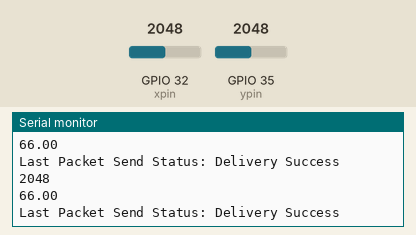
This sketch was run on a simulated ESP32. Shown: the last lines printed to the serial monitor. Inputs (shaded band) come from the test bench; at power-on: GPIO 32 (xpin) = 2048, GPIO 35 (ypin) = 2048. WiFi joins after 1.5 s; servers stay silent unless stated.

Above: at 2.7 s.
2.8 s: GPIO 32 (xpin) set to 2820
At 2.84 s:
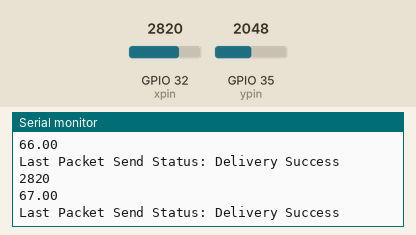
4.3 s: GPIO 32 (xpin) set to 2866
At 4.36 s:
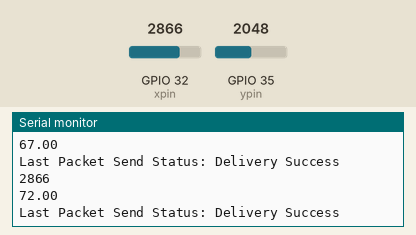
Timing chart, 0 to 7.3 s (numbered marks = the images above; inputs shaded):
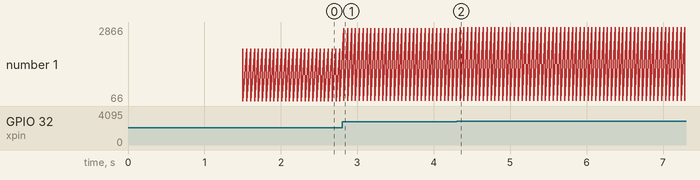

Measured:
- after the input at 2.8 s, the serial monitor: prints a new line at once (image 1)
- after the input at 4.3 s, the serial monitor: prints a new line at once (image 2)
- plotted number 1: 66 → 67 after the input at 2.8 s, 67 → 72 after the input at 4.3 s

The sketch:

sender.ino
```cpp
#include <esp_now.h>
#include <WiFi.h>
#include <WiFiClient.h>
#include <WebServer.h>
#include <WebSocketsServer.h>
#include "homepage.h"
WebServer server(80);
#define xpin 32
#define ypin 35
uint8_t broadcastAddress[] = {0x64, 0xb7, 0x08, 0x29, 0x1b, 0x68};

const char* ssid = "Shibby";
const char* password = "12345678";

// Structure to hold the data
typedef struct struct_message {
    double var1;
    double var2;
} struct_message;

struct_message myData;

void OnDataSent(const uint8_t *mac_addr, esp_now_send_status_t status) {
    Serial.print("Last Packet Send Status: ");
    Serial.println(status == ESP_NOW_SEND_SUCCESS ? "Delivery Success" : "Delivery Fail");
}
void handleRoot() {
 String s = MAIN_page; //Read HTML contents
 server.send(200, "text/html", s); //Send web page
}

void handleADC() {
 int a = analogRead(xpin);
 String adcValue = String(myData.var1);

 server.send(200, "text/plane", adcValue);
}

void setup() {
    Serial.begin(115200);

    WiFi.mode(WIFI_STA);
    WiFi.begin(ssid, password);
    while (WiFi.status() != WL_CONNECTED) {
        delay(500);
        Serial.print(".");
    }
    Serial.println("");
    Serial.print("Connected to ");
    Serial.println(ssid);
    Serial.print("IP address: ");
    Serial.println(WiFi.localIP());

    if (esp_now_init() != ESP_OK) {
        Serial.println("Error initializing ESP-NOW");
        return;
    }

    esp_now_register_send_cb(OnDataSent);

    esp_now_peer_info_t peerInfo;
    memset(&peerInfo, 0, sizeof(peerInfo));
    memcpy(peerInfo.peer_addr, broadcastAddress, 6);
    peerInfo.channel = 0;
    peerInfo.encrypt = false;

    if (esp_now_add_peer(&peerInfo) != ESP_OK){
        Serial.println("Failed to add peer");
        return;
    }

    // Initialize WebSocket (this part is kept as per your request)
    //webSocket.begin();
    //webSocket.onEvent(webSocketEvent);
    server.on("/", handleRoot);      //This is display page
    server.on("/readADC", handleADC);
    server.begin();                  //Start server
    Serial.println("HTTP server started");
}

/*void webSocketEvent(uint8_t num, WStype_t type, uint8_t *payload, size_t length) {
    switch (type) {
        case WStype_DISCONNECTED:
            Serial.printf("[%u] Disconnected!\n", num);
            break;
        case WStype_CONNECTED: {
            IPAddress ip = webSocket.remoteIP(num);
            Serial.printf("[%u] Connected from %s\n", num, ip.toString().c_str());
            break;
        }
        case WStype_TEXT:
            Serial.printf("[%u] get Text: %s\n", num, payload);
            break;
    }
}*/

void loop() {
    //webSocket.loop();
    server.handleClient();
    int x = analogRead(xpin);
    int y = analogRead(ypin);
    Serial.println(x);

    if (x >= 2780) {
        myData.var1 = map(x, 3080, 4095, 90, 180);
    }
    else if (x <= 2780) {
        myData.var1 = map(x, 0, 2780, 0, 90);
    }
    if (y >= 2880) {
        myData.var2 = map(y, 2880, 4095, 90, 180);
    }
    else if (y <= 2880) {
        myData.var2 = map(y, 0, 2880, 0, 90);
    }

    esp_err_t result = esp_now_send(broadcastAddress, (uint8_t *)&myData, sizeof(myData));
    Serial.println(myData.var1);

    // Broadcast data over WebSocket
    //String jsonData = "{\"x\":" + String(x) + ",\"y\":" + String(y) + "}";
    //webSocket.broadcastTXT(jsonData);

    delay(50);
}

 //c0:49:ef:44:d0:68 sender

 //64:b7:08:29:1b:68 reciever
```

homepage.h
```cpp
const char MAIN_page[] PROGMEM = R"=====(
<!DOCTYPE html>
<html>
<style>
.card{
    max-width: 400px;
     min-height: 250px;
     background: #02b875;
     padding: 30px;
     box-sizing: border-box;
     color: #FFF;
     margin:20px;
     box-shadow: 0px 2px 18px -4px rgba(0,0,0,0.75);
}
</style>
<body>


<script>

setInterval(function() {
  // Call a function repetatively with 2 Second interval
  getData();
}, 2000); //2000mSeconds update rate

function getData() {
  var xhttp = new XMLHttpRequest();
  xhttp.onreadystatechange = function() {
    if (this.readyState == 4 && this.status == 200) {
      document.getElementById("ADCValue").innerHTML =
      this.responseText;
    }
  };
  xhttp.open("GET", "readADC", true);
  xhttp.send();
}
</script>
</body>
</html>
)=====";
```
